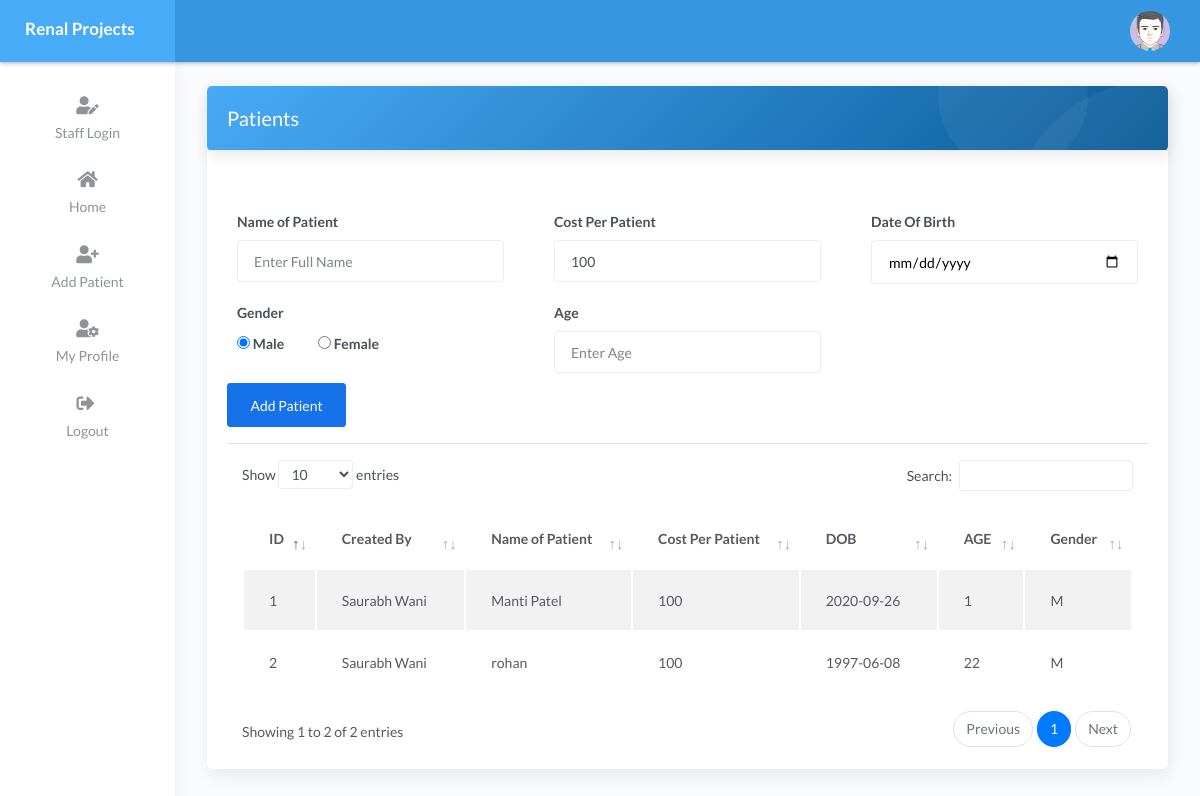
Page /user/patient.php (signed in) on the committed database.
### tables this page shows
CREATE TABLE `staff` (
  `name` text NOT NULL,
  `email` varchar(100) NOT NULL,
  `password` varchar(100) NOT NULL,
  `mono` bigint(30) NOT NULL,
  `id` int(11) NOT NULL,
  `createdby` text NOT NULL,
  `editedby` text NOT NULL,
  `image` varchar(1000) NOT NULL DEFAULT 'avatar.png',
  `gender` text NOT NULL,
  `status` text NOT NULL,
  `noe` int(11) NOT NULL,
  `branch` text NOT NULL
);

CREATE TABLE `branch` (
  `id` bigint(20) NOT NULL,
  `name` text NOT NULL,
  `cpp` bigint(20) NOT NULL,
  `createdby` text NOT NULL,
  `editedby` text NOT NULL
);

CREATE TABLE `patient` (
  `id` bigint(20) NOT NULL,
  `name` text NOT NULL,
  `pcpp` int(11) NOT NULL,
  `age` int(11) NOT NULL,
  `gender` text NOT NULL,
  `dob` date NOT NULL,
  `createdby` text NOT NULL
);

### user/patient.php (the view, shortened to what this page needs)
<?php
include('header.php');
include('navbar.php');
$id=$_SESSION['id'];
?>
<div class="page-inner ">
  <div class="row ">
    <div class="col-md-12">
     <div class="card">
      <div class="card bg-info-gradient">
        <div class="card-header bubble-shadow">
          <h4 class="card-title" style="color: white">Patients</h4>
        </div>
      </div>
      <div class="card-body">
        <form action="patientcon.php" method="post">
          <div class="row">
            <div class="col-md-6 col-lg-4">
              <div class="form-group">
                <label >Name of Patient</label>
                <input type="text" name="pn" class="form-control" id="email2" placeholder="Enter Full Name" required="">
              </div>
              <div class="form-check">
                <label>Gender</label><br/>
                <label class="form-radio-label">
                  <input class="form-radio-input" type="radio" name="pg" required="" value="M"  checked="">
                  <span class="form-radio-sign">Male</span>
                </label>
                <label class="form-radio-label ml-3">
                  <input class="form-radio-input" type="radio" name="pg" required="" value="F">
                  <span class="form-radio-sign">Female</span>
                </label>
              </div>
            </div>
            <div class="col-md-6 col-lg-4">
              <div class="form-group">
                <label >Cost Per Patient</label>
                <?php
                $brn=$_SESSION['br'];
                $queryc="SELECT * FROM branch WHERE name='$brn' LIMIT 1";
                $sqlc=mysqli_query($connection,$queryc);
                if (mysqli_num_rows($sqlc) > 0) {
                  while ($rowc=mysqli_fetch_assoc($sqlc)) {
                    ?>
                    <input type="text" name="pcpp" class="form-control" id="email2" placeholder="Enter Email" value='<?php echo $rowc['cpp'];?>' required="">
                  <?php } } ?>
                </div>
                <div class="form-group">
                  <label >Age</label>
                  <input type="number" name="pa" class="form-control" id="email2" placeholder="Enter Age" required="">
                </div>
              </div>
              <div class="col-md-6 col-lg-4">
                <div class="form-group">
                  <label>Date Of Birth</label>
                  <input class="form-control " name="pdob" id="email2" type="date"  placeholder="00-00-0000" style="color: black">
                </div>
              </div>
            </div>
            <button type="submit" class="btn btn-primary " name="addpt" onclick="passvalue();">Add Patient</button>
          </form><hr>
          <div class="table-responsive">
            <table id="basic-datatables" class="display table table-striped table-hover" >
              <thead>
                <tr>
                  <th>ID</th>
                  <th>Created By</th>
                  <th>Name of Patient</th>
                  <th>Cost Per Patient</th>
                  <th>DOB</th>
                  <th>AGE</th>
                  <th>Gender</th>
                </tr>
              </thead>
              <tbody>
                <?php
                $query="SELECT * FROM patient WHERE createdby='$id'";
                $sql=mysqli_query($connection,$query);
                if (mysqli_num_rows($sql)>0) {
                  while ($row=mysqli_fetch_assoc($sql)) {
                    ?>
                    <tr>
                <td><?php echo $row['id'];?> </td>
                      <td><?php echo $_SESSION['fn'];?></td>
                      <td><?php echo $row['name'];?> </td>
                      <td><?php echo $row['pcpp'];?> </td>
                      <td><?php echo $row['dob'];?> </td>
                      <td><?php echo $row['age'];?> </td>
                      <td><?php echo $row['gender'];?> </td>
                    </tr>
                  <?php         }
                }
                ?>
              </tbody>
            </table>
          </div>
        </div>
      </div>
    </div>
  </div>
</div>
</div>
</div>
</div>
<?php
include('script.php');
?>

### user/header.php (shortened to what this page needs)
<!DOCTYPE html>
<html lang="en">
<head>
	<link rel="stylesheet" href="../assets/css/bootstrap.min.css">
	<link rel="stylesheet" href="../assets/css/atlantis.min.css">
	<link rel="stylesheet" href="../assets/css/demo.css">
</head>

### user/navbar.php (shortened to what this page needs)
<?php
include('security.php');
$role=$_SESSION['role'];
?>
<body>
	<div class="wrapper compact-wrapper">
		<div class="main-header">
			<?php
			$headcolor=($role=='admin')? "orange" :(($role=='staff')? "light-blue" : (($role=='doctor')? "purple":"white"));
			$headcolor2=($role=='admin')? "orange2" :(($role=='staff')? "light-blue2" : (($role=='doctor')? "purple2":"white"));
			?>
			<div class="logo-header" data-background-color='<?php echo $headcolor; ?>' >
				<a href="main.php"  class="logo">
					<b style="color: white">Renal Projects</b>
				</a>
			</div>
			<nav class="navbar navbar-header navbar-expand-lg" data-background-color='<?php echo $headcolor2; ?>'>
				<div class="container-fluid">
					<ul class="navbar-nav topbar-nav ml-md-auto align-items-center">
						<li class="nav-item dropdown hidden-caret">
							<?php
							$id=$_SESSION['id'];
							$query="SELECT * FROM $role WHERE id=$id";
							$sql=mysqli_query($connection,$query);
							if (mysqli_num_rows($sql)>0) {
								while ($row=mysqli_fetch_assoc($sql)) {
									?>
									<a class="dropdown-toggle profile-pic" data-toggle="dropdown" href="#" aria-expanded="false">
										<div class="avatar-sm">
											<?php echo "<img src='../image/".$row['image']."' class='avatar-img rounded-circle'/>";?>
										</div>
									</a>
								</li>
							</ul>
						</div>
					</nav>
				</div>
				<div class="sidebar sidebar-style-2 ">
					<div class="sidebar-wrapper scrollbar scrollbar-inner">
						<div class="sidebar-content">
							<ul class="nav nav-primary ">
								<li class="nav-item">
									<a data-toggle="collapse" href="#dashboard" class="collapsed" aria-expanded="false">
										<?php $rl=$_SESSION['role'];
										$ravtar=($rl=='admin')?"fas fa-user-edit":(($rl=='staff')?"fas fa-user-edit":(($rl=='doctor')?"fas fa-user-md":"fas fa-user")); ?>
										<i class='<?php echo($ravtar); ?>'></i>
										<p style="text-transform: capitalize;"><?php echo $_SESSION['role'].' Login';?></p>
									</a>
								</li>
								<li class="nav-item ">
									<a  href="main.php" >
										<i class="fas fa-home"></i>
										<p>Home</p>
									</a>
								</li>
								<?php if ($role=="staff") {?>
									<li class="nav-item">
										<a  href="patient.php">
											<i class="fas fa-user-plus"></i>
											<p>Add Patient</p>
										</a>
									</li>
								<?php } ?>
								<li class="nav-item">
									<a class="dropdown-item" href="profile.php">
										<i class="fas fa-user-cog"></i>
										<p>My Profile</p>
									</a>
								</li>
								<li class="nav-item">
									<a class="dropdown-item" href="#" data-toggle="modal" data-target="#logoutModal">
										<i class="fas fa-sign-out-alt fa-mx fa-fw mr-1 text-gray-800"></i>
										<p>Logout</p>
									</a>
								</li>
							</ul>
						</div>
					</div>
				</div>
			<?php
		}
	}?>
	<div class="main-panel">
		<div class="content">

### user/script.php (shortened to what this page needs)
</body>
</html>

### rows in the picture
staff: image (placeholder picture)
branch: pcpp "100"
patient: id "1", name "Manti Patel", pcpp "100", dob "2020-09-26", age "1", gender "M"
patient: id "2", name "rohan", pcpp "100", dob "1997-06-08", age "22", gender "M"
